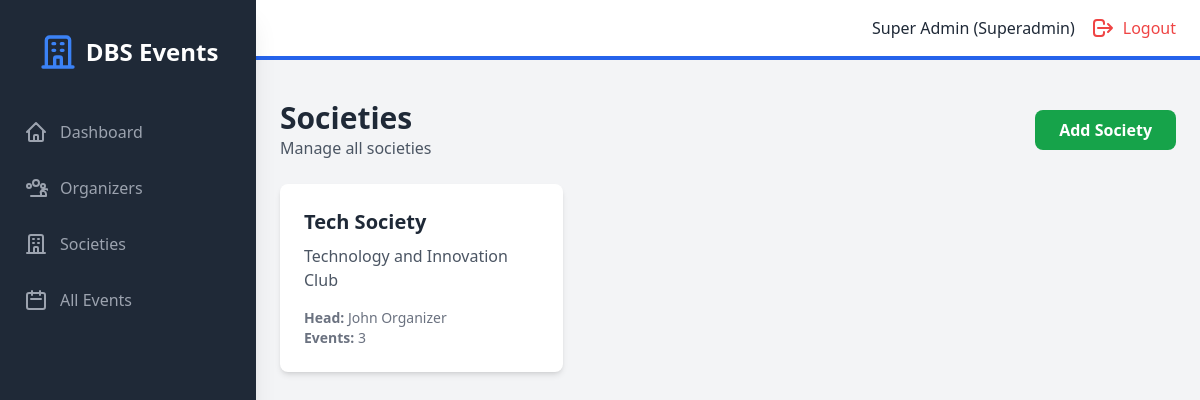
The page /admin/societies (signed in) on the database its author committed.
### models.py (models this page shows, shortened)
class User(UserMixin, db.Model):
    id = db.Column(db.Integer, primary_key=True)
    email = db.Column(db.String(120), unique=True, nullable=False)
    password_hash = db.Column(db.String(200), nullable=False)
    name = db.Column(db.String(100), nullable=False)
    role = db.Column(db.String(20), nullable=False)  # superadmin, organizer, student
    created_at = db.Column(db.DateTime, default=datetime.utcnow)
    societies = db.relationship('Society', backref='head', lazy=True)
    events_created = db.relationship('Event', backref='creator', lazy=True)
    registrations = db.relationship('Registration', backref='student', lazy=True)

class Society(db.Model):
    id = db.Column(db.Integer, primary_key=True)
    name = db.Column(db.String(100), nullable=False, unique=True)
    description = db.Column(db.Text, nullable=True)
    society_head_id = db.Column(db.Integer, db.ForeignKey('user.id'), nullable=False)
    created_at = db.Column(db.DateTime, default=datetime.utcnow)
    events = db.relationship('Event', backref='society', lazy=True)

### backend/routes/admin.py (the view)
@admin_bp.route("/admin/societies", endpoint="admin_societies")
@admin_required
def admin_societies():
    societies = Society.query.all()
    return render_template("admin/societies.html", societies=societies)

### backend/main.py (called while the page is built)
@login_manager.user_loader
def load_user(user_id):
    return User.query.get(int(user_id))

### frontend/templates/admin/societies.html (shortened to what this page needs)
{% extends "base.html" %}
{% block auth_content %}
<div class="mb-6 flex justify-between items-center">
    <div>
        <h1 class="text-3xl font-bold text-gray-800">Societies</h1>
        <p class="text-gray-600">Manage all societies</p>
    </div>
    <a href="{{ url_for('admin.admin_add_society') }}" class="bg-green-600 text-white px-6 py-2 rounded-lg hover:bg-green-700 font-semibold">
        Add Society
    </a>
</div>
{% if societies %}
<div class="grid grid-cols-1 md:grid-cols-2 lg:grid-cols-3 gap-6">
    {% for society in societies %}
    <div class="bg-white rounded-lg shadow-md p-6 hover:shadow-lg transition">
        <h3 class="text-xl font-bold text-gray-800 mb-2">{{ society.name }}</h3>
        <p class="text-gray-600 mb-4">{{ society.description }}</p>
        <div class="text-sm text-gray-500">
            <p><span class="font-semibold">Head:</span> {{ society.head.name }}</p>
            <p><span class="font-semibold">Events:</span> {{ society.events|length }}</p>
        </div>
    </div>
    {% endfor %}
</div>
{% endif %}
{% endblock %}

### frontend/templates/base.html (shortened to what this page needs)
<!DOCTYPE html>
<html lang="en">
<head>
    <script src="https://cdn.tailwindcss.com"></script>
    <link rel="stylesheet" href="{{ url_for('static', filename='css/style.css') }}">
</head>
<body class="bg-gray-100">
    {% if current_user.is_authenticated %}
    <div class="flex h-screen bg-gray-100">
        <div id="sidebar" class="sidebar fixed inset-y-0 left-0 z-30 w-64 bg-gray-800 overflow-y-auto transition duration-300 ease-out md:translate-x-0 md:static md:shadow-xl sidebar-closed">
            <div class="flex items-center justify-center mt-8">
                <div class="flex items-center">
                    <svg class="h-10 w-10 text-blue-500" fill="none" stroke="currentColor" viewBox="0 0 24 24">
                        <path stroke-linecap="round" stroke-linejoin="round" stroke-width="2" d="M19 21V5a2 2 0 00-2-2H7a2 2 0 00-2 2v16m14 0h2m-2 0h-5m-9 0H3m2 0h5M9 7h1m-1 4h1m4-4h1m-1 4h1m-5 10v-5a1 1 0 011-1h2a1 1 0 011 1v5m-4 0h4"></path>
                    </svg>
                    <span class="text-white text-2xl font-semibold ml-2">DBS Events</span>
                </div>
            </div>
            <nav class="mt-10">
                {% if current_user.role == 'superadmin' %}
                    <a class="flex items-center mt-4 py-2 px-6 text-gray-400 hover:bg-gray-700 hover:text-white" href="{{ url_for('admin.admin_dashboard') }}">
                        <svg class="h-6 w-6" fill="none" stroke="currentColor" viewBox="0 0 24 24"><path stroke-linecap="round" stroke-linejoin="round" stroke-width="2" d="M3 12l2-2m0 0l7-7 7 7M5 10v10a1 1 0 001 1h3m10-11l2 2m-2-2v10a1 1 0 01-1 1h-3m-6 0a1 1 0 001-1v-4a1 1 0 011-1h2a1 1 0 011 1v4a1 1 0 001 1m-6 0h6"></path></svg>
                        <span class="mx-3">Dashboard</span>
                    </a>
                    <a class="flex items-center mt-4 py-2 px-6 text-gray-400 hover:bg-gray-700 hover:text-white" href="{{ url_for('admin.admin_organizers') }}">
                        <span class="mx-3">Organizers</span>
                    </a>
                    <a class="flex items-center mt-4 py-2 px-6 text-gray-400 hover:bg-gray-700 hover:text-white" href="{{ url_for('admin.admin_societies') }}">
                        <svg class="h-6 w-6" fill="none" stroke="currentColor" viewBox="0 0 24 24"><path stroke-linecap="round" stroke-linejoin="round" stroke-width="2" d="M19 21V5a2 2 0 00-2-2H7a2 2 0 00-2 2v16m14 0h2m-2 0h-5m-9 0H3m2 0h5M9 7h1m-1 4h1m4-4h1m-1 4h1m-5 10v-5a1 1 0 011-1h2a1 1 0 011 1v5m-4 0h4"></path></svg>
                        <span class="mx-3">Societies</span>
                    </a>
                    <a class="flex items-center mt-4 py-2 px-6 text-gray-400 hover:bg-gray-700 hover:text-white" href="{{ url_for('admin.admin_events') }}">
                        <svg class="h-6 w-6" fill="none" stroke="currentColor" viewBox="0 0 24 24"><path stroke-linecap="round" stroke-linejoin="round" stroke-width="2" d="M8 7V3m8 4V3m-9 8h10M5 21h14a2 2 0 002-2V7a2 2 0 00-2-2H5a2 2 0 00-2 2v12a2 2 0 002 2z"></path></svg>
                        <span class="mx-3">All Events</span>
                    </a>
                {% endif %}
            </nav>
        </div>
        <div class="flex-1 flex flex-col overflow-hidden">
            <header class="flex justify-between items-center py-4 px-6 bg-white border-b-4 border-blue-600">
                <div class="flex items-center">
                    <span class="text-gray-800 mr-4">{{ current_user.name }} ({{ current_user.role | capitalize }})</span>
                    <a href="{{ url_for('public.logout') }}" class="flex items-center text-red-500 hover:text-red-700">
                        <svg class="h-6 w-6" fill="none" stroke="currentColor" viewBox="0 0 24 24"><path stroke-linecap="round" stroke-linejoin="round" stroke-width="2" d="M17 16l4-4m0 0l-4-4m4 4H7m6 4v1a3 3 0 01-3 3H6a3 3 0 01-3-3v-10a3 3 0 013-3h4a3 3 0 013 3v1"></path></svg>
                        <span class="ml-2 hidden sm:inline">Logout</span>
                    </a>
                </div>
            </header>
            <div class="px-6 pt-4">
            </div>
            <main class="flex-1 overflow-x-hidden overflow-y-auto bg-gray-100 p-6">
                {% block auth_content %}{% endblock %}
            </main>
        </div>
    </div>
    {% endif %}
</body>
</html>

### frontend/static/css/style.css (style rules this page uses)
body { font-family: 'Segoe UI', Tahoma, Geneva, Verdana, sans-serif; }
a, button { transition: all 0.3s ease; }

### frontend/templates/base.html (style rules this page uses)
.sidebar { transition: transform 0.3s ease-in-out; }
.sidebar-closed { transform: translateX(-100%); }
@media (min-width: 768px) { .sidebar-closed { transform: translateX(0); } }

### rows shown on the page
User: name "Super Admin", role "Superadmin"
Society: name "Tech Society", description "Technology and Innovation Club", head.name "John Organizer", events|length "3"
